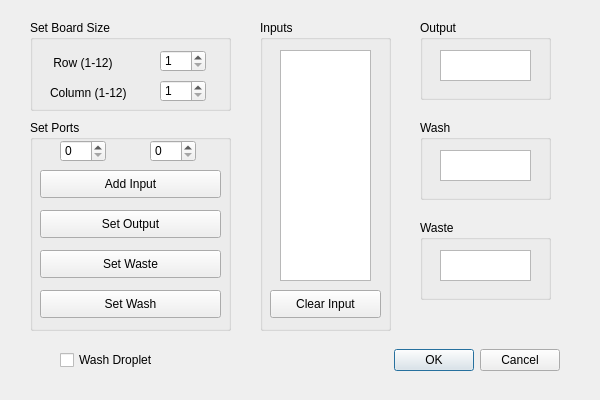
<?xml version="1.0" encoding="UTF-8"?>
<ui version="4.0">
 <class>iniDialog</class>
 <widget class="QDialog" name="iniDialog">
  <property name="geometry">
   <rect>
    <x>0</x>
    <y>0</y>
    <width>600</width>
    <height>400</height>
   </rect>
  </property>
  <property name="windowTitle">
   <string>Initialize your board</string>
  </property>
  <widget class="QDialogButtonBox" name="buttonBox">
   <property name="geometry">
    <rect>
     <x>360</x>
     <y>340</y>
     <width>200</width>
     <height>40</height>
    </rect>
   </property>
   <property name="orientation">
    <enum>Qt::Horizontal</enum>
   </property>
   <property name="standardButtons">
    <set>QDialogButtonBox::Cancel|QDialogButtonBox::Ok</set>
   </property>
  </widget>
  <widget class="QCheckBox" name="iswashbox">
   <property name="geometry">
    <rect>
     <x>60</x>
     <y>340</y>
     <width>200</width>
     <height>40</height>
    </rect>
   </property>
   <property name="text">
    <string>Wash Droplet</string>
   </property>
  </widget>
  <widget class="QSpinBox" name="rowbox">
   <property name="geometry">
    <rect>
     <x>60</x>
     <y>140</y>
     <width>46</width>
     <height>22</height>
    </rect>
   </property>
   <property name="minimum">
    <number>0</number>
   </property>
   <property name="maximum">
    <number>13</number>
   </property>
   <property name="value">
    <number>0</number>
   </property>
  </widget>
  <widget class="QTextBrowser" name="inputbro">
   <property name="geometry">
    <rect>
     <x>280</x>
     <y>50</y>
     <width>91</width>
     <height>231</height>
    </rect>
   </property>
  </widget>
  <widget class="QGroupBox" name="groupBox">
   <property name="geometry">
    <rect>
     <x>30</x>
     <y>20</y>
     <width>201</width>
     <height>91</height>
    </rect>
   </property>
   <property name="title">
    <string>Set Board Size</string>
   </property>
   <widget class="QSpinBox" name="row">
    <property name="geometry">
     <rect>
      <x>130</x>
      <y>30</y>
      <width>46</width>
      <height>22</height>
     </rect>
    </property>
    <property name="minimum">
     <number>1</number>
    </property>
    <property name="maximum">
     <number>12</number>
    </property>
   </widget>
   <widget class="QSpinBox" name="column">
    <property name="geometry">
     <rect>
      <x>130</x>
      <y>60</y>
      <width>46</width>
      <height>22</height>
     </rect>
    </property>
    <property name="minimum">
     <number>1</number>
    </property>
    <property name="maximum">
     <number>12</number>
    </property>
   </widget>
   <widget class="QLabel" name="label">
    <property name="geometry">
     <rect>
      <x>20</x>
      <y>35</y>
      <width>111</width>
      <height>16</height>
     </rect>
    </property>
    <property name="text">
     <string> Row (1-12)</string>
    </property>
   </widget>
   <widget class="QLabel" name="label_2">
    <property name="geometry">
     <rect>
      <x>20</x>
      <y>65</y>
      <width>111</width>
      <height>16</height>
     </rect>
    </property>
    <property name="text">
     <string>Column (1-12)</string>
    </property>
   </widget>
  </widget>
  <widget class="QGroupBox" name="groupBox_2">
   <property name="geometry">
    <rect>
     <x>30</x>
     <y>120</y>
     <width>201</width>
     <height>211</height>
    </rect>
   </property>
   <property name="title">
    <string>Set Ports</string>
   </property>
   <widget class="QSpinBox" name="colbox">
    <property name="geometry">
     <rect>
      <x>120</x>
      <y>20</y>
      <width>46</width>
      <height>22</height>
     </rect>
    </property>
    <property name="minimum">
     <number>0</number>
    </property>
    <property name="maximum">
     <number>13</number>
    </property>
    <property name="value">
     <number>0</number>
    </property>
   </widget>
   <widget class="QPushButton" name="outputbtn">
    <property name="geometry">
     <rect>
      <x>10</x>
      <y>90</y>
      <width>181</width>
      <height>28</height>
     </rect>
    </property>
    <property name="text">
     <string>Set Output</string>
    </property>
   </widget>
   <widget class="QPushButton" name="inputbtn">
    <property name="geometry">
     <rect>
      <x>10</x>
      <y>50</y>
      <width>181</width>
      <height>28</height>
     </rect>
    </property>
    <property name="text">
     <string>Add Input</string>
    </property>
   </widget>
   <widget class="QPushButton" name="wastebtn">
    <property name="geometry">
     <rect>
      <x>10</x>
      <y>130</y>
      <width>181</width>
      <height>28</height>
     </rect>
    </property>
    <property name="text">
     <string>Set Waste</string>
    </property>
   </widget>
   <widget class="QPushButton" name="washbtn">
    <property name="geometry">
     <rect>
      <x>10</x>
      <y>170</y>
      <width>181</width>
      <height>28</height>
     </rect>
    </property>
    <property name="text">
     <string>Set Wash</string>
    </property>
   </widget>
  </widget>
  <widget class="QGroupBox" name="groupBox_3">
   <property name="geometry">
    <rect>
     <x>260</x>
     <y>20</y>
     <width>131</width>
     <height>311</height>
    </rect>
   </property>
   <property name="title">
    <string>Inputs</string>
   </property>
   <widget class="QPushButton" name="clearbtn">
    <property name="geometry">
     <rect>
      <x>10</x>
      <y>270</y>
      <width>111</width>
      <height>28</height>
     </rect>
    </property>
    <property name="text">
     <string>Clear Input</string>
    </property>
   </widget>
  </widget>
  <widget class="QGroupBox" name="groupBox_4">
   <property name="geometry">
    <rect>
     <x>420</x>
     <y>20</y>
     <width>131</width>
     <height>80</height>
    </rect>
   </property>
   <property name="title">
    <string>Output</string>
   </property>
   <widget class="QTextBrowser" name="outputbro">
    <property name="geometry">
     <rect>
      <x>20</x>
      <y>30</y>
      <width>91</width>
      <height>31</height>
     </rect>
    </property>
   </widget>
  </widget>
  <widget class="QGroupBox" name="groupBox_5">
   <property name="geometry">
    <rect>
     <x>420</x>
     <y>120</y>
     <width>131</width>
     <height>80</height>
    </rect>
   </property>
   <property name="title">
    <string>Wash</string>
   </property>
   <widget class="QTextBrowser" name="washbro">
    <property name="geometry">
     <rect>
      <x>20</x>
      <y>30</y>
      <width>91</width>
      <height>31</height>
     </rect>
    </property>
   </widget>
  </widget>
  <widget class="QGroupBox" name="groupBox_6">
   <property name="geometry">
    <rect>
     <x>420</x>
     <y>220</y>
     <width>131</width>
     <height>80</height>
    </rect>
   </property>
   <property name="title">
    <string>Waste</string>
   </property>
   <widget class="QTextBrowser" name="wastebro">
    <property name="geometry">
     <rect>
      <x>20</x>
      <y>30</y>
      <width>91</width>
      <height>31</height>
     </rect>
    </property>
   </widget>
  </widget>
  <zorder>groupBox_6</zorder>
  <zorder>groupBox_5</zorder>
  <zorder>groupBox_4</zorder>
  <zorder>groupBox_3</zorder>
  <zorder>groupBox_2</zorder>
  <zorder>groupBox</zorder>
  <zorder>buttonBox</zorder>
  <zorder>iswashbox</zorder>
  <zorder>rowbox</zorder>
  <zorder>inputbro</zorder>
 </widget>
 <resources/>
 <connections>
  <connection>
   <sender>buttonBox</sender>
   <signal>rejected()</signal>
   <receiver>iniDialog</receiver>
   <slot>reject()</slot>
   <hints>
    <hint type="sourcelabel">
     <x>316</x>
     <y>260</y>
    </hint>
    <hint type="destinationlabel">
     <x>286</x>
     <y>274</y>
    </hint>
   </hints>
  </connection>
 </connections>
</ui>
